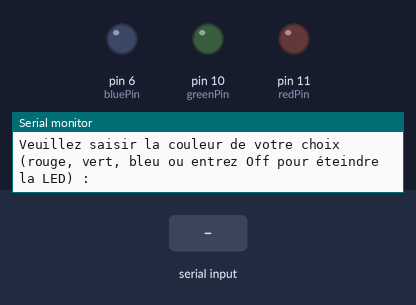
Simulated run of this sketch. Board: Arduino Uno, built with avr-gcc and run on an emulated ATmega328P. On the bench: output pins drawn as LEDs (lit = HIGH), the last lines printed to the serial monitor. Inputs (shaded band) come from the test bench.

Above: at 1.2 s.
1.3 s: "rouge" received over Serial
At 3.9 s:
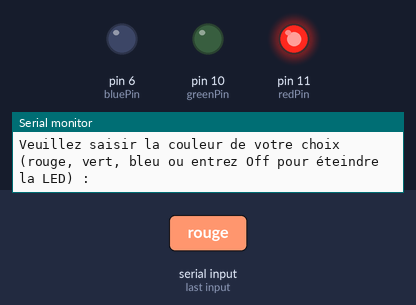
4.3 s: "vert" received over Serial
At 7.1 s:
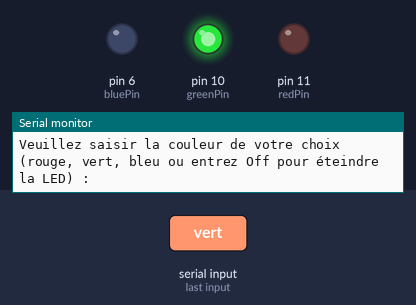
7.3 s: "bleu" received over Serial
At 9.6 s:
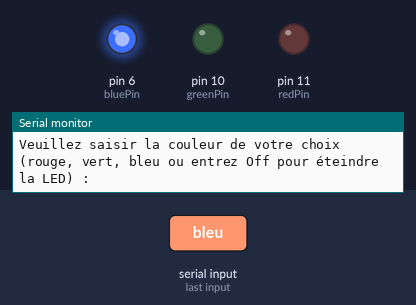
Timing chart, 0 to 11.1 s (numbered marks = the images above; inputs shaded):
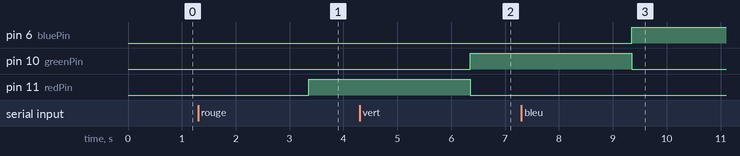

The sketch:

Choose_Color.ino
```cpp
int redPin=11;           // Set the Red LED Pin to 11
int greenPin=10;         // Set the Green LED Pin to 10
int bluePin=6;           // Set the Blue LED Pin to 6
int redbrightness=255;   // Set Brightness to the Red LED
int greenbrightness=255; // Set Brightness to the Green LED
int bluebrightness=255;  // Set Brightness to the Blue LED
String colorChoice;      // Set up variable to hold user input

void setup() {
  Serial.begin(9600);       // Turn on Serial port to 9600 baud
  pinMode(redPin,OUTPUT);   // Set up Pin Mode to OUTPUT
  pinMode(greenPin,OUTPUT); // Set up Pin Mode to OUTPUT
  pinMode(bluePin,OUTPUT);  // Set up Pin Mode to OUTPUT
}

void loop() {

  Serial.println ("Veuillez saisir la couleur de votre choix (rouge, vert, bleu ou entrez Off pour éteindre la LED) :");          // Prompting for User for Input
  while (Serial.available()==0){ }                                                                                                // Wait for User Input

  colorChoice = Serial.readString();                                                                                              // Read string from Serial port
  Serial.println ("------------------------------------");
  Serial.print ("Vous avez choisi la couleur : ");
  Serial.println (colorChoice);
  Serial.println ("------------------------------------");
  delay(1000);

  if (colorChoice=="rouge" or colorChoice=="Rouge"){                        // If User Input is == to red then execute the code

      analogWrite(redPin,redbrightness);                                    // Turn on the Red LED
      analogWrite(greenPin,0);                                              // Turn off the Green LED
      analogWrite(bluePin,0);                                               // Turn off the Blue LED

  }

  if (colorChoice=="vert" or colorChoice=="Vert"){                          // If User Input is == to green then execute the code

      analogWrite(redPin,0);                                                // Turn off the Red LED
      analogWrite(greenPin,greenbrightness);                                // Turn on the Green LED
      analogWrite(bluePin,0);                                               // Turn off the Blue LED

  }

  if (colorChoice=="bleu" or colorChoice=="Bleu"){                         // If User Input is == to BLUE then execute the code

      analogWrite(redPin,0);                                               // Turn off the Red LED
      analogWrite(greenPin,0);                                             // Turn off the Green LED
      analogWrite(bluePin,bluebrightness);                                 // Turn on the Blue LED

  }

  if (colorChoice=="Off" or colorChoice=="off"){                          // If User Input is == Off the execute the code

    analogWrite(redPin,0);                                                // Turn off the Red LED
    analogWrite(greenPin,0);                                              // Turn off the Grenn LED
    analogWrite(bluePin,0);                                               // Turn off the Blue LED
  }

  if (colorChoice=="tout" or colorChoice=="Tout"){                        // If User Input is == tout or == Tout then execute the code

    analogWrite(redPin,redbrightness);                                    // Turn on the Red LED
    analogWrite(greenPin,greenbrightness);                                // Turn on the Green LED
    analogWrite(bluePin,bluebrightness);                                  // Turn on the Blue LED
  }

  if (colorChoice !="red" && colorChoice != "green" && colorChoice != "blue" && colorChoice != "Off") {       // If the user write a wrong Value the programme gonna ask to try again
    Serial.println ("Vous n'avez pas entrez une valeure correcte, choisissez entre red, green or blue");      // Prompt to the user to try again with a good value
    Serial.println ("");
  }

}
```

Measured:
- after the input at 1.3 s, pin 11 (redPin): LOW → HIGH after 2.1 s
- after the input at 4.3 s, pin 10 (greenPin): LOW → HIGH after 2.1 s; pin 11 (redPin): HIGH → LOW after 2.1 s
- after the input at 7.3 s, pin 6 (bluePin): LOW → HIGH after 2.1 s; pin 10 (greenPin): HIGH → LOW after 2.1 s
